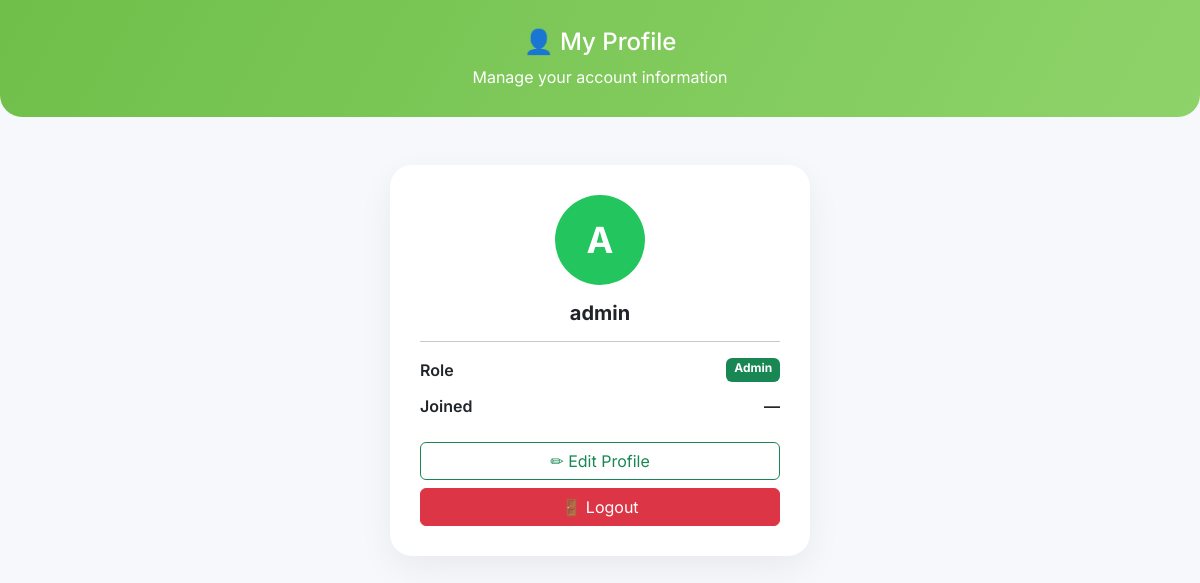
The app's page /profile (signed in) with its own data.
### app.py (models this page shows)
class User(db.Model):
    id = db.Column(db.Integer, primary_key=True)
    username = db.Column(db.String(100), unique=True, nullable=False)
    password = db.Column(db.String(200), nullable=False)
    role = db.Column(db.String(10), nullable=False)

### app.py (the view)
@app.route("/profile")
def profile():
    if "user_id" not in session:
        return redirect(url_for("login"))
    user = User.query.get(session["user_id"])
    return render_template("profile.html", user=user)

### templates/profile.html (shortened to what this page needs)
<!DOCTYPE html>
<html lang="en">
<head>
    <link href="https://cdn.jsdelivr.net/npm/bootstrap@5.3.0/dist/css/bootstrap.min.css" rel="stylesheet">
    <link rel="stylesheet" href="{{ url_for('static', filename='css/profile.css') }}">
</head>
<body>
<div class="profile-header text-center">
    <h4>👤 My Profile</h4>
    <p class="mb-0">Manage your account information</p>
</div>
<div class="container mt-5">
    <div class="profile-card mx-auto">
        <div class="avatar">
            {{ user.username[0]|upper }}
        </div>
        <h5 class="fw-bold mt-3">{{ user.username }}</h5>
        <hr>
        <div class="info-row">
            <span>Role</span>
            <span class="badge bg-success">{{ user.role|capitalize }}</span>
        </div>
        <div class="info-row">
            <span>Joined</span>
            <span>{{ user.created_at.strftime('%d %b %Y') if user.created_at else '—' }}</span>
        </div>
        <div class="mt-4 d-grid gap-2">
            <a href="{{ url_for('profile') }}" class="btn btn-outline-success">
                ✏ Edit Profile
            </a>
            <a href="{{ url_for('logout') }}" class="btn btn-danger">
                🚪 Logout
            </a>
        </div>
    </div>
</div>
</body>
</html>

### static/css/profile.css (style rules this page uses)
body { background:#f6f8fb; font-family:'Inter',sans-serif; }
.profile-header { background:linear-gradient(120deg,#6fbf4a,#8ed36a); color:white; padding:28px; border-radius:0 0 22px 22px; }
.profile-card { background:white; max-width:420px; padding:30px; border-radius:22px; text-align:center; box-shadow:0 12px 35px rgba(0,0,0,0.06); }
.avatar { width:90px; height:90px; margin:auto; border-radius:50%; background:#22c55e; color:white; font-size:36px; font-weight:700; display:flex; align-items:center; justify-content:center; }
.info-row { display:flex; justify-content:space-between; margin:12px 0; font-weight:600; }

### records on screen
User: username "A", username "admin", role "Admin"

### other values on screen
{{ user.created_at.strftime('%d %b %Y') if user.created_at else '—' }} "—"
